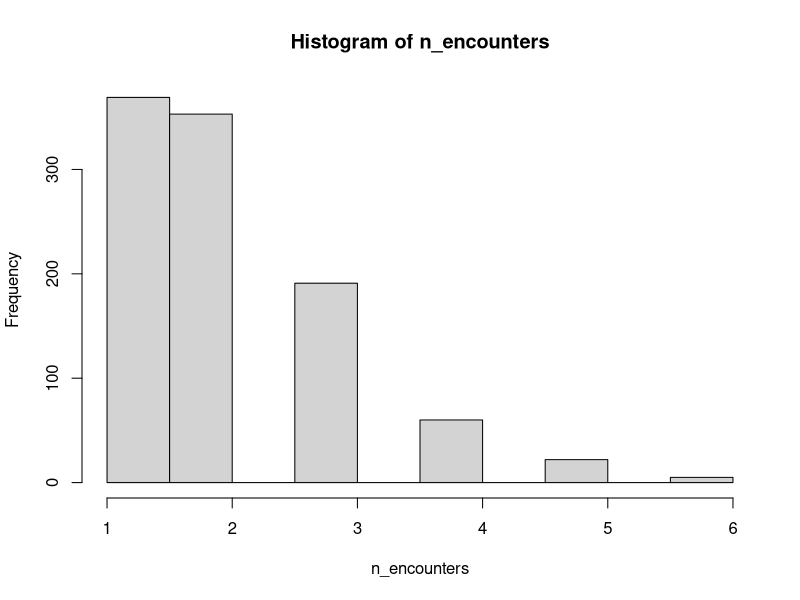
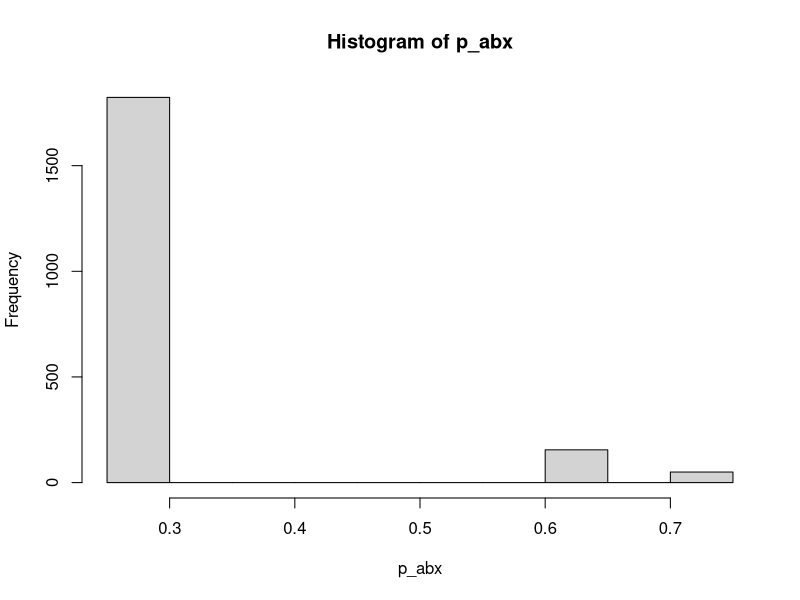

Source code (R) for these figures, in order:
## ---- chunk 1
library(dplyr)
library(tidyr)

expit = function(x){
  term1 = exp(x)
  term1/(1+term1)
}

logit = function(x){
  log(x/(1-x))
}

set.seed(412)
## ---- chunk 2
N = 1000

subject_id = 1:N



# 
# Define their age at first encounter
age_first_enc = rnorm(N, mean=50, sd=10)

# Randomly choose first encounter as days since 1/1/2020, ending at 1/1/2023
date_first_enc = runif(N, 0, 3)

# Then define DOB based on that
dob = date_first_enc - age_first_enc



sex = rbinom(N, 1, .5)

pts = bind_cols(
  subject_id=subject_id,
  dob=dob,
  sex=sex,
  age_first_enc=age_first_enc
)
## ---- chunk 3
n_encounters = rpois(N, 1) + 1
hist(n_encounters)

encounters = bind_cols(subject_id=rep(subject_id, n_encounters))
# Years between encounters
encounters$time_to_next_encounter = rexp(nrow(encounters), 1/3)

encounters = encounters %>%
  inner_join(pts, by="subject_id") %>%
  group_by(subject_id) %>%
  mutate(age=age_first_enc+cumsum(time_to_next_encounter)) %>%
  ungroup()  %>%
  mutate(age_bin=1*(age >= 65))
## ---- chunk 4
p_pna = rep(0.1, nrow(encounters))
p_pna[encounters$age_bin == 1] = 0.1
encounters$pna = rbinom(nrow(encounters), 1, p_pna)
mean(encounters$pna)
## ---- chunk 5
alpha = c(
  alpha_0 = -1,
alpha_1 = 0.05,
alpha_2 = 1.5,
alpha_3 = 0.5
)


p_abx = expit(with(encounters, cbind(1, age_bin, pna, pna*age_bin) %*% alpha))

hist(p_abx)

encounters$abx = rbinom(nrow(encounters), 1, p_abx)


encounters %>%
  group_by(pna) %>%
  summarize(mean(abx))
## ---- chunk 6
beta0 = c(
  beta_0=-3,
  beta_2 = 1,
  beta_3= .1
)

beta1 = c(
  beta_0=-2.5,
  beta_2 = 2,
  beta_3= 0
)

design_examples = matrix(ncol=2, byrow=TRUE,
                         data=c(0, 0,
                                1, 0,
                                0, 1,
                                1, 1))
design_examples = cbind(1, design_examples)

expit(design_examples %*% beta0)
expit(design_examples %*% beta1)

p_mortality = rep(NA, nrow(encounters))
p_mortality[encounters$pna == 0] = with(encounters[encounters$pna == 0,] ,
                                        expit(cbind(1, age_bin, sex) %*% beta1)
                                        )
p_mortality[encounters$pna == 1] = with(encounters[encounters$pna == 1,] ,
                                        expit(cbind(1, age_bin, sex) %*% beta1)
                                        )

encounters$death = rbinom(nrow(encounters), 1, p_mortality)
## ---- chunk 7
mean(encounters$death)
## ---- chunk 8
deaths = filter(encounters, death == 1) %>% distinct(subject_id, .keep_all = TRUE) %>%
  mutate(age_at_death=age) %>%
  select(subject_id, dob, age_at_death)

encounters2 = encounters %>%
  left_join(deaths) 

# Keep a small number of post-death encounters as a mistake
post_deaths = bind_rows(
  encounters2 %>%
    filter(pna==0, age > age_at_death) %>%
    sample_n(sample(1:10, 1))
  )

# Filter the others to only be pre-death
encounters2 = filter(encounters2, (is.na(age_at_death)|age <= age_at_death))

# Duplicate some encounters
dups = bind_rows(encounters2 %>%
  filter(pna==0) %>%
  sample_n(sample(100:300, 1)),

  encounters2 %>%
    filter(pna==1) %>%
    sample_n(sample(10:20, 1))
)

nrow(dups)

## ---- chunk 9
library(lubridate)
time0 = ymd("2010-01-01")

add_yrs_decimal_to_date = function(time0, y){
  time0 + years(round(y)) + months(round((y %% 1)*12))
}

encounters_final = bind_rows(
  encounters2, post_deaths, dups
  ) %>%
    mutate(dob=add_yrs_decimal_to_date(time0, dob),
         date=add_yrs_decimal_to_date(dob,age)
  ) %>%
  select(subject_id, date, dob, sex, pna, abx, death) %>%
  arrange(date, subject_id)

encounters_final$encounter_id = 1:nrow(encounters_final)



pts_final = encounters_final %>%
  select(subject_id, sex, dob) %>%
  distinct(.keep_all = TRUE) 

deaths_final = mutate(deaths, dod=add_yrs_decimal_to_date(time0, dob+age_at_death)+days(sample(0:30, 1))) %>%
  select(subject_id, dod)


encounters_final = encounters_final %>%
  select(encounter_id, subject_id, date, pna)
## ---- chunk 10
head(deaths_final)
